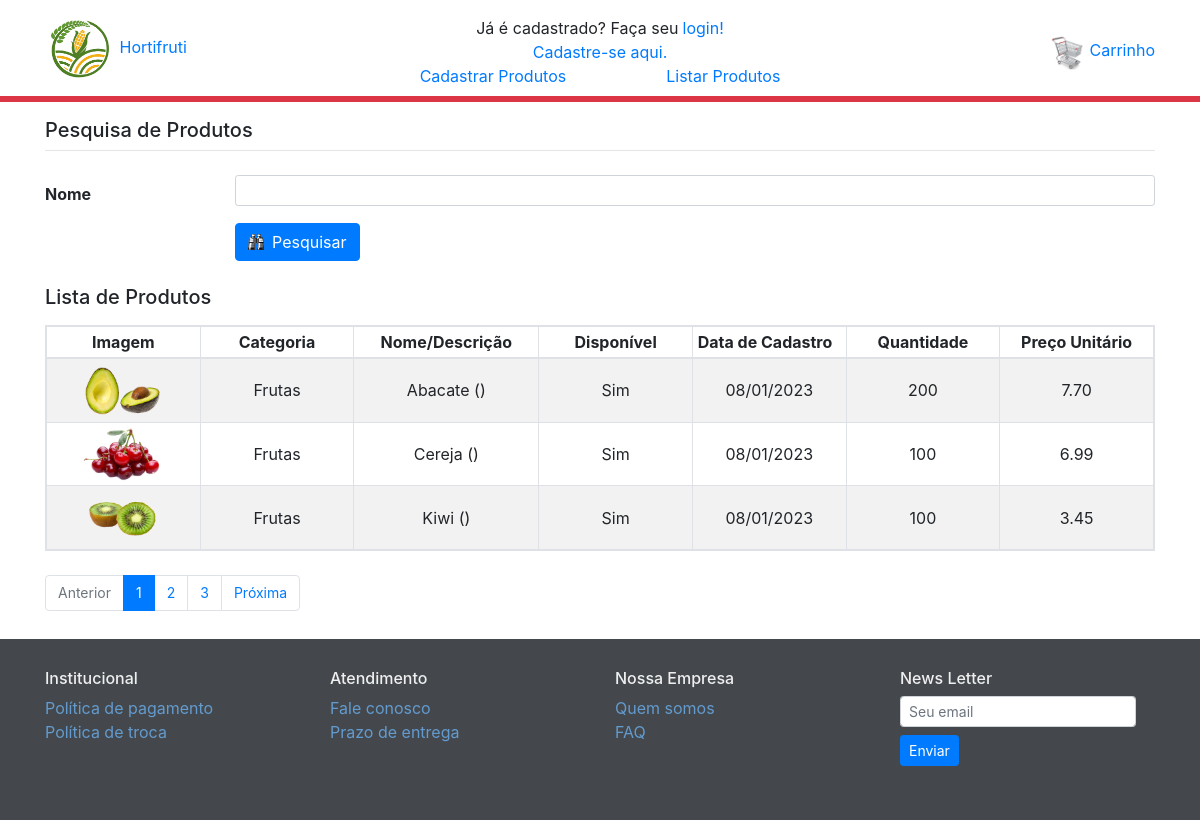
/produto/lista_produto/, run on the app's committed database.
### produto/models.py (models this page shows)
class Produto(models.Model):
    categoria = models.ForeignKey(Categoria, related_name="produtos", on_delete=models.DO_NOTHING)
    nome = models.CharField(max_length=100, db_index=True, unique=True)
    descricao = models.CharField(max_length=100, default="")
    slug = models.SlugField(max_length=100)
    imagem = models.CharField(max_length=50, blank=True)
    qtd_estoque = models.IntegerField(default=0)
    preco = models.DecimalField(max_digits=5, decimal_places=2, default=0.00)
    data_cadastro = models.DateField(default=now)
    disponivel = models.BooleanField(default=False)
    class Meta:
        db_table = 'produto'
    def __str__(self):
        return "{} ({})".format(self.nome, self.descricao)
    def get_disponivel(self):
        return "Sim" if self.disponivel else "Não"

### categoria/models.py (models this page shows)
class Categoria(models.Model):
    nome = models.CharField(max_length=70, db_index=True, unique=True)
    slug = models.SlugField(max_length=70)
    class Meta:
        db_table = 'categoria'
        ordering = ('nome', )
    def __str__(self):
        return self.nome

### produto/views.py (the view)
# urls.py: path('lista_produto/', views.lista_produto, name='lista_produto'),
def lista_produto(request):
    form = PesquisaProdutoForm(request.GET)
    if form.is_valid():
        nome = form.cleaned_data['nome']
        lista_de_produtos = Produto.objects.filter(nome__icontains=nome).order_by('nome')
        paginator = Paginator(lista_de_produtos, 3)
        pagina = request.GET.get('pagina')
        page_obj = paginator.get_page(pagina)
        print(lista_de_produtos)
        print(page_obj)
        return render(request, 'produto/pesquisa_produto.html', {'produtos': page_obj, 'form': form, 'nome': nome})
    else:
        raise ValueError('Ocorreu um erro inesperado ao tentar recuperar um produto.')

### produto/forms.py
class PesquisaProdutoForm(forms.Form):
    nome = forms.CharField(widget=forms.TextInput(attrs={'class': 'form-control form-control-sm', 'maxlength': '100'}),
                           required=False)

### produto/templates/produto/pesquisa_produto.html (shortened to what this page needs)
{% extends "base.html" %}
{% load static %}
{% block corpo %}
   <div class='mb-4'>
      <h5>Pesquisa de Produtos</h5>
      <hr class='mt-0'>
   </div>
   <form action="" method ='GET' class="mb-4">
      <div class='form-group row' style='margin-bottom: 10px;'>
         <label for='id_nome' class='col-lg-2 col-form-label font-weight-bold'>
            Nome
         </label>
         <div class='col-lg-10'>
            {{ form.nome }}
         </div>
      </div>
      <div class='form-group row'>
         <div class="col-lg-10 offset-lg-2">
            <button type='submit' class='btn btn-primary'>
               <div class="d-flex align-items-center">
                  <img src="{% static 'images/skin/binoculo.png' %}" class="mr-2">Pesquisar
               </div>
            </button>
         </div>
      </div>
   </form>
    {% if produtos %}
        <h5 class="mb-3">Lista de Produtos</h5>
        <table style="width: 100%" class="table table-striped table-sm table-bordered table-responsive mb-4">
            <thead>
                <tr>
                    <th class="text-center">Imagem</th>
                    <th class="text-center">Categoria</th>
                    <th class="text-center">Nome/Descrição</th>
                    <th class="text-center">Disponível</th>
                    <th class="text_center">Data de Cadastro</th>
                    <th class="text-center">Quantidade</th>
                    <th class="text-center">Preço Unitário</th>
                </tr>
            </thead>
            <tbody>
                {% for produto in produtos %}
                    <tr>
                        <td width="10%" class="text-center align-middle">
                            <img style="width: 80px" src="{% static 'images/produtos/' %}{{ produto.imagem }}" alt="{{ produto.nome }}">
                        </td>
                        <td width="10%" class="text-center align-middle">
                            {{ produto.categoria }}
                        </td>
                        <td width="10%" class="text-center align-middle">
                            {{ produto.nome }} ({{ produto.descricao }})
                        </td>
                        <td width="10%" class="text-center align-middle">
                            {{ produto.get_disponivel }}
                        </td>
                        <td width="10%" class="text-center align-middle">
                            {{ produto.data_cadastro | date:'d/m/Y' }}
                        </td>
                         <td width="10%" class="text-center align-middle">
                            {{ produto.qtd_estoque }}
                        </td>
                        <td width="10%" class="text-center align-middle">
                            {{ produto.preco }}
                        </td>
                    </tr>
                {% endfor %}
            </tbody>
        </table>
         <div style='font-size: 14px; margin-bottom: 28px'>
            {% if produtos.has_other_pages %}
               <ul class='pagination'>
                  {% if produtos.has_previous %}
                     <li class='page-item'><a class='page-link' href='?pagina={{ produtos.previous_page_number }}&nome={{nome}}'>Anterior</a></li>
                  {% else %}
                     <li class='page-item disabled'><a class='page-link' href='#' tabindex='-1'>Anterior</a></li>
                  {% endif %}
                  {% for i in produtos.paginator.page_range %}
                     {% if produtos.number == i %}
                        <li class='page-item active'><a class='page-link' href='#'>{{ i }} </a></li>
                     {% else %}
                        <li class='page-item'><a class='page-link' href='?pagina={{ i }}&nome={{nome}}'>{{ i }}</a></li>
                     {% endif %}
                  {% endfor %}
                  {% if produtos.has_next %}
                     <li class='page-item'><a class='page-link' href='?pagina={{ produtos.next_page_number }}&nome={{nome}}'>Próxima</a></li>
                  {% else %}
                     <li class='page-item disabled'><a class='page-link' href='#' tabindex='-1'>Próxima</a></li>
                  {% endif %}
               </ul>
            {% endif %}
         </div>
    {% endif %}
{% endblock %}

### templates/base.html (shortened to what this page needs)
{% load static %}
<html lang="pt-br">
<head>
    <link rel="stylesheet" type="text/css" href="{% static 'css/bootstrap.css' %}" />
    <link rel="stylesheet" type="text/css" href="{% static 'css/jquery-ui.min.css' %}">
    <link rel="stylesheet" type="text/css" href="{% static 'css/base.css' %}" />
</head>
<body class="barra">
    <div class="container mt-3 mb-2">
        <div class="row">
            <div class="col-3">
                <a class="d-none d-md-block" style="text-decoration: none; font-size: 16px" href="#">
                    <img src="{% static 'images/hortifruti-icon.png' %}" style="width: 70px" alt="Hortifruti">
                    Hortifruti
                </a>
            </div>
            <div class="col-6 d-flex align-items-center justify-content-center">
                <div class="d-none d-lg-block">
                    <div class="d-flex justify-content-center">
                        Já é cadastrado? Faça seu<a style="text-decoration: none" class="pl-1" href="#">login!</a>
                    </div>
                    <div class="d-flex justify-content-center">
                        <a style="text-decoration: none" href="#">Cadastre-se aqui.</a>
                    </div>
                    <div class="d-flex justify-content-center">
                        <a style="text-decoration: none; margin-right: 100px" href="{% url 'produto:cadastra_produto' %}">Cadastrar Produtos</a>
                        <a style="text-decoration: none" href="{% url 'produto:lista_produto' %}">Listar Produtos</a>
                    </div>
                  </div>
            </div>
            <div class="col-3 d-flex justify-content-end align-items-center">
                <div class="d-none d-sm-block">
                    <a style="text-decoration: none" href="#">
                        <img src="{% static 'images/carrinho.png' %}" style="width: 35px" alt="Carrinho">
                        Carrinho
                    </a>
                </div>
            </div>
        </div>
    </div>
    <div style="padding: 3px" class="bg-danger mb-3"></div>
    <div id="container" class="container">
        {% block corpo %}
        {% endblock %}
    </div>
    {% block rodape %}
        <div class="footer">
            <div class="container">
                <div class="row">
                    <div class="col-lg-3 col-sm-6">
                        <h6>Institucional</h6>
                        <ul class="list-unstyled">
                            <li><a style="text-decoration: none" href="#">Política de pagamento</a></li>
                            <li><a style="text-decoration: none" href="#">Política de troca</a></li>
                        </ul>
                    </div>
                    <div class="col-lg-3 col-sm-6">
                        <h6>Atendimento</h6>
                        <ul class="list-unstyled">
                            <li><a style="text-decoration: none" href="#">Fale conosco</a></li>
                            <li><a style="text-decoration: none" href="#">Prazo de entrega</a></li>
                        </ul>
                    </div>
                    <div class="col-lg-3 col-sm-6">
                        <h6>Nossa Empresa</h6>
                        <ul class="list-unstyled">
                            <li><a style="text-decoration: none" href="#">Quem somos</a></li>
                            <li><a style="text-decoration: none" href="#">FAQ</a></li>
                        </ul>
                    </div>
                    <div class="col-lg-3 col-sm-6">
                        <h6>News Letter</h6>
                        <form class="form-inline">
                            <input type="text" name="email" id="email"
                                   class="form-control form-control-sm mr-2 mb-2"
                                   placeholder="Seu email">
                            <button type="submit" class="btn btn-sm btn-primary mb-2">Enviar</button>
                        </form>
                    </div>
                </div>
            </div>
        </div>
    {% endblock %}
</body>
</html>

### static/css/base.css (style rules this page uses)
body { display: flex; min-height: 100vh; flex-direction: column; }
div#container { flex: 1; }
.barra { overflow-y: scroll; }
.footer { background-color: #44484c; color: #efefef; padding: 30px 0; }
.footer a { color: #639bcf; }

### data on the page
Produto: imagem (picture), categoria "Frutas", nome "Abacate", get_disponivel "Sim", data_cadastro "08/01/2023", qtd_estoque "200", preco "7.70"
Produto: imagem (picture), categoria "Frutas", nome "Cereja", get_disponivel "Sim", data_cadastro "08/01/2023", qtd_estoque "100", preco "6.99"
Produto: imagem (picture), categoria "Frutas", nome "Kiwi", get_disponivel "Sim", data_cadastro "08/01/2023", qtd_estoque "100", preco "3.45"

### other printed values
{{ i }} "1"
{{ i }} "2" "3"
